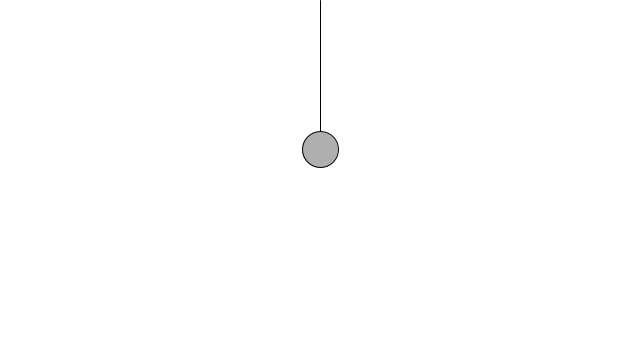
Frame 1 (no input)
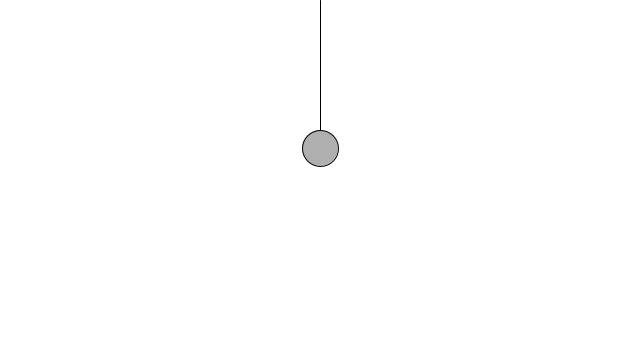
Frame 60 (the mouse pressed at the canvas centre just before this capture)
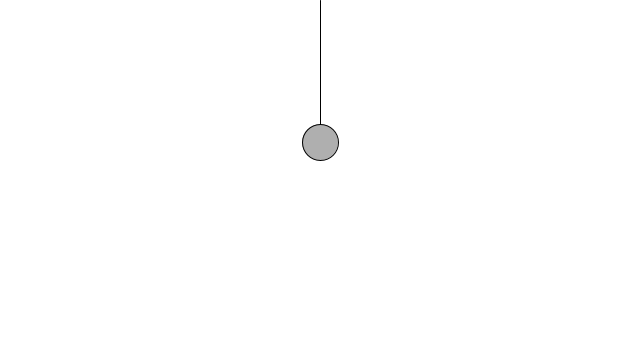
Frame 120 (the mouse held since frame 60 and released just before this capture)

The Processing sketch that drew these frames (run headless with seeded random() and noise(); from frame 60 on, the mouse is pressed at the canvas centre):

// Processing sketch: spring
// ── spring.pde
float angle = 0;
float aVel = 0.1;
float y;
void setup(){
 size(640,360);
}

void draw(){
 background(255);
 
 angle += aVel;
 y = map(cos(angle),-1,1,50,150);
 
 translate(width/2,0);
 line(0,0,0,y);
 fill(175);
 ellipse(0,y,36,36);
 
}
